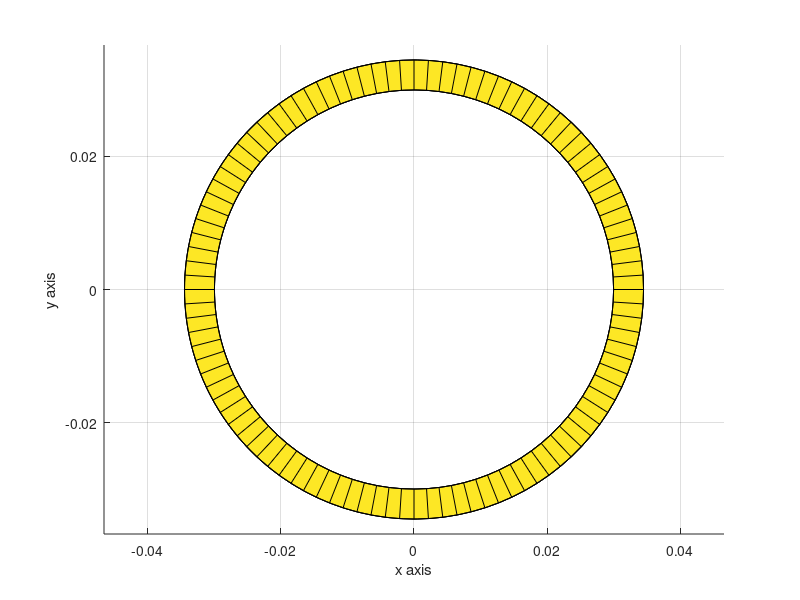

Write the MATLAB code that produced this figure. (Note: this script raises an error after producing the figure.)
% Cylinder1 v1
% Reference object: mug
% Diameter: 9.2cm, radiud: 4.6cm, height: 11.28cm  

close;
clear;
clc;

% size = input("Please input object size (from 1 to 10): ");
% if (size <= 0) || (size > 10)
%     error("Input size is out of range");
% end

for size = 1:5

scaleReduceFactor = 100;

% Rotation angles
alpha = linspace(0, 2*pi, 101);
rin = (2.2 + size * 0.8)/scaleReduceFactor; rout = rin*1.15;
xin = rin * cos(alpha); xout = rout * cos(alpha);
yin = rin * sin(alpha); yout = rout * sin(alpha);
height = rin * 2.45;
h1 = -height/2; h2 = height/2;

% Plot bottom, top, outer and inner surfaces
hold on
bottom=surf([xin;xout], [yin;yout], h1 * ones(2, length(xout)));
top=surf([xin;xout], [yin;yout], h2 * ones(2, length(xout)));
[x,y,z] = cylinder(1, length(xin));
outer = surf(rout*x, rout*y, z*(h2-h1) + h1);
inner = surf(rin*x, rin*y, z*(h2-h1) + h1);

X=[rout*x rin*x [xin;xout] [xin;xout]];
Y=[rout*y rin*y [yin;yout] [yin;yout]];
Z=[z*(h2-h1) + h1  z*(h2-h1) + h1 h1 * ones(2, length(xout)) h2 * ones(2, length(xout))];


% View
grid on
axis equal
xlabel('x axis');ylabel('y axis');zlabel('z axis')

formatSpec = '%s_%05d%s';
A = sprintf(formatSpec, "Cylinder", size, '.stl');

surf2stl(A, X,Y,Z)
end

% Cylinder2 v1
% Reference object: water bottle
% Diameter: 6.17cm, radiud: 3.085cm, height: 15.19cm  

for size = 1:5

scaleReduceFactor = 100;

% Rotation angles
alpha = linspace(0, 2*pi, 101);
rin = (1.5 + size * 0.5)/scaleReduceFactor; rout = rin*1.15;
xin = rin * cos(alpha); xout = rout * cos(alpha);
yin = rin * sin(alpha); yout = rout * sin(alpha);
height = rin * 5.063;
h1 = -height/2; h2 = height/2;

% Plot bottom, top, outer and inner surfaces
hold on
bottom=surf([xin;xout], [yin;yout], h1 * ones(2, length(xout)));
top=surf([xin;xout], [yin;yout], h2 * ones(2, length(xout)));
[x,y,z] = cylinder(1, length(xin));
outer = surf(rout*x, rout*y, z*(h2-h1) + h1);
inner = surf(rin*x, rin*y, z*(h2-h1) + h1);

X=[rout*x rin*x [xin;xout] [xin;xout]];
Y=[rout*y rin*y [yin;yout] [yin;yout]];
Z=[z*(h2-h1) + h1  z*(h2-h1) + h1 h1 * ones(2, length(xout)) h2 * ones(2, length(xout))];


% View
grid on
axis equal
xlabel('x axis');ylabel('y axis');zlabel('z axis')

formatSpec = '%s_%05d%s';
A = sprintf(formatSpec, "Cylinder", size+5, '.stl');

surf2stl(A, X,Y,Z)

end
